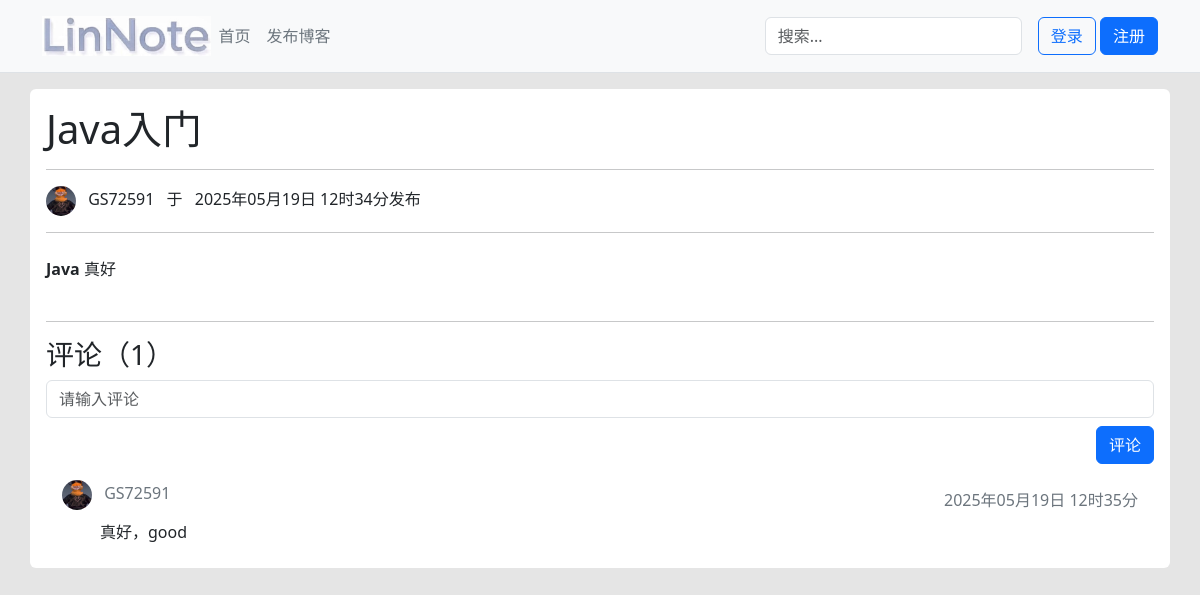
The app's page /blog/detail/2 with its own data.
### blog/models.py (models this page shows, shortened)
class Blog(models.Model):
    title = models.CharField(max_length=200, verbose_name="标题")
    content = models.TextField(verbose_name="内容")
    pub_time = models.DateTimeField(auto_now_add=True, verbose_name="发布时间")
    category = models.ForeignKey(
        BlogCategory, on_delete=models.CASCADE, verbose_name="分类"
    )
    User = get_user_model()
    author = models.ForeignKey(User, on_delete=models.CASCADE, verbose_name="作者")
    class Meta:
        verbose_name = "博客"
        verbose_name_plural = verbose_name

class BlogComment(models.Model):
    content = models.TextField(verbose_name="内容")
    pub_time = models.DateTimeField(auto_now_add=True, verbose_name="发布时间")
    blog = models.ForeignKey(
        Blog,
        on_delete=models.CASCADE,
        related_name="comments",
        verbose_name="所属博客",
    )
    User = get_user_model()
    author = models.ForeignKey(User, on_delete=models.CASCADE, verbose_name="作者")
    class Meta:
        verbose_name = "评论"
        verbose_name_plural = verbose_name

### blog/views.py (the view)
# urls.py: path("blog/detail/<int:blog_id>", views.blog_detail, name="blog_detail"),
def blog_detail(request, blog_id):
    try:
        blog = Blog.objects.get(pk=blog_id)
    except Exception as e:
        print(e)
    return render(request, "blog_detail.html", context={"blog": blog})

### templates/blog_detail.html (shortened to what this page needs)
{% extends "base.html" %}
{% block head %}
    <link rel="stylesheet" href="{% static 'highlight/styles/github-dark.min.css' %}">
{% endblock %}
{% block main %}
        <h1>{{blog.title}}</h1>
        <hr />
        <div class="mt-2">
            <img src="{% static 'image/avatar.jpg'%}" class="rounded-circle" width="30" height="30">
            <span class="ms-2">{{ blog.author.username }}</span>
            <span class="ms-2">于</span>
            <span class="ms-2">{{ blog.pub_time|date:"Y年m月d日 h时i分" }}</span>发布
        </div>
        <hr />
        <div class="py-2">
             {{ blog.content|safe }}
        </div>
        <hr />
        <div class="mt-2">
            <h3>评论（{{ blog.comments.all|length }}）</h3>
            <form action="{% url 'blog:pub_comment' %}" method="POST">
                <div class="mt-2">
                    <input type="text" class="form-control" placeholder="请输入评论" name="content">
                </div>
                <div class="text-end mt-2">
                    <button type="submit" class="btn btn-primary">评论</button>
                </div>
            </form>
        </div>
        <div class="mt-2">
            <ul class="list-group list-group-flush">
                {% for comment in blog.comments.all %}
                <li class="list-group-item">
                    <div class="d-flex justify-content-between text-secondary">
                        <div class="user-info">
                            <img src="{% static 'image/avatar.jpg'%}" class="rounded-circle" width="30" height="30">
                            <span class="ms-2">{{ comment.author.username }}</span>
                        </div>
                        <div class="create-time" style="line-height: 40px;">{{ comment.pub_time|date:"Y年m月d日 h时i分" }}</div>
                    </div>
                    <div style="padding-left: 30px;">
                        <div class="ms-2">{{ comment.content }}</div>
                    </div>
                </li>
                {% endfor %}
            </ul>
        </div>
{% endblock %}

### static/css/base.css (style rules this page uses)
body { background-color: rgba(0, 0, 0, 0.1); }

### records on screen
Blog: title "Java入门", author.username "GS72591", pub_time "2025年05月19日 12时34分", content "Java 真好", comments.all|length "1"
BlogComment: author.username "GS72591", pub_time "2025年05月19日 12时35分", content "真好，good"
